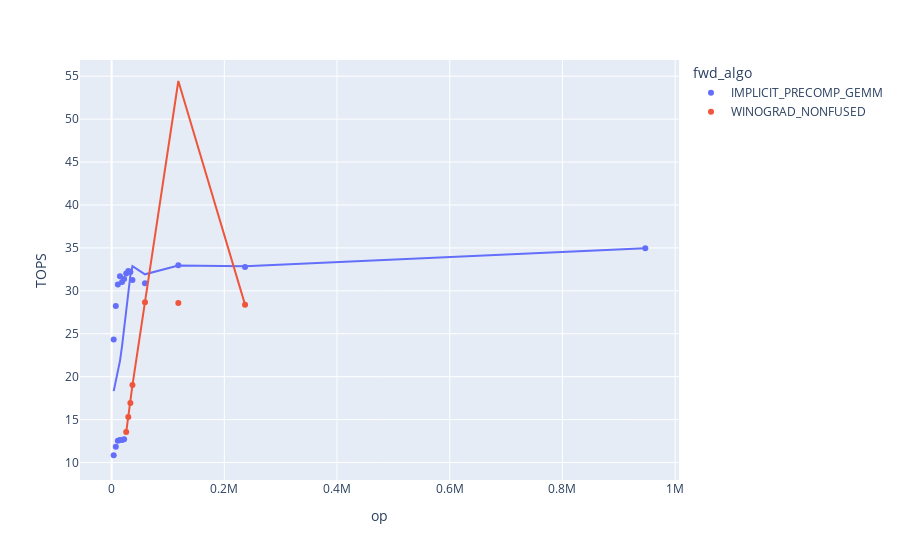

The notebook cell saved with this chart:
### Code cell
fig = px.scatter(df[(df["w"] == 224) & (df["precision"] == "half")], x="op", y="TOPS", color="fwd_algo", trendline="lowess")
fig.show()
results = px.get_trendline_results(fig)
results.px_fit_results.iloc[0].summary()

### Figure 1 — Plotly figure (JSON) as saved in the notebook; plotly's stock layout.template omitted (floating-point values rounded to 4 significant figures)
{"data": [{"hovertemplate": "fwd_algo=IMPLICIT_PRECOMP_GEMM<br>op=%{x}<br>TOPS=%{y}<extra></extra>", "legendgroup": "IMPLICIT_PRECOMP_GEMM", "marker": {"color": "#636efa", "symbol": "circle"}, "mode": "markers", "name": "IMPLICIT_PRECOMP_GEMM", "showlegend": true, "type": "scatter", "x": [3699, 7399, 11098, 14798, 18497, 22196, 3699, 7399, 11098, 14798, 18497, 22196, 25896, 29595, 33294, 36994, 59190, 118380, 236760, 947040], "xaxis": "x", "y": [10.85, 11.84, 12.54, 12.64, 12.64, 12.71, 24.34, 28.24, 30.74, 31.69, 31.04, 31.39, 32.01, 32.31, 32.2, 31.27, 30.89, 32.97, 32.77, 34.95], "yaxis": "y"}, {"hovertemplate": "<b>LOWESS trendline</b><br><br>fwd_algo=IMPLICIT_PRECOMP_GEMM<br>op=%{x}<br>TOPS=%{y} <b>(trend)</b><extra></extra>", "legendgroup": "IMPLICIT_PRECOMP_GEMM", "marker": {"color": "#636efa", "symbol": "circle"}, "mode": "lines", "name": "IMPLICIT_PRECOMP_GEMM", "showlegend": false, "type": "scatter", "x": [3699, 3699, 7399, 7399, 11098, 11098, 14798, 14798, 18497, 18497, 22196, 22196, 25896, 29595, 33294, 36994, 59190, 118380, 236760, 947040], "xaxis": "x", "y": [18.32, 18.32, 19.56, 19.56, 20.73, 20.73, 21.82, 21.82, 23.57, 23.57, 25.79, 25.79, 27.79, 29.75, 31.8, 32.87, 31.92, 32.96, 32.88, 34.95], "yaxis": "y"}, {"hovertemplate": "fwd_algo=WINOGRAD_NONFUSED<br>op=%{x}<br>TOPS=%{y}<extra></extra>", "legendgroup": "WINOGRAD_NONFUSED", "marker": {"color": "#EF553B", "symbol": "circle"}, "mode": "markers", "name": "WINOGRAD_NONFUSED", "showlegend": true, "type": "scatter", "x": [25896, 29595, 33294, 36994, 59190, 118380, 236760], "xaxis": "x", "y": [13.55, 15.3, 16.94, 19.02, 28.68, 28.59, 28.39], "yaxis": "y"}, {"hovertemplate": "<b>LOWESS trendline</b><br><br>fwd_algo=WINOGRAD_NONFUSED<br>op=%{x}<br>TOPS=%{y} <b>(trend)</b><extra></extra>", "legendgroup": "WINOGRAD_NONFUSED", "marker": {"color": "#EF553B", "symbol": "circle"}, "mode": "lines", "name": "WINOGRAD_NONFUSED", "showlegend": false, "type": "scatter", "x": [25896, 29595, 33294, 36994, 59190, 118380, 236760], "xaxis": "x", "y": [13.55, 15.3, 17.16, 19.02, 28.68, 54.44, 28.39], "yaxis": "y"}], "layout": {"legend": {"title": {"text": "fwd_algo"}, "tracegroupgap": 0}, "margin": {"t": 60}, "xaxis": {"anchor": "y", "domain": [0, 1], "title": {"text": "op"}}, "yaxis": {"anchor": "x", "domain": [0, 1], "title": {"text": "TOPS"}}}}
